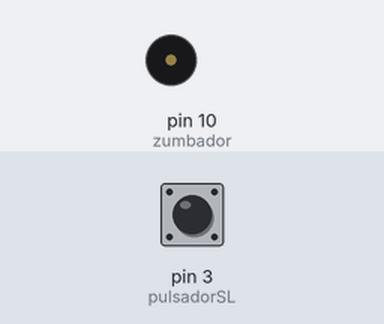
A sketch run on a simulated Arduino Uno, built with avr-gcc and run on an emulated ATmega328P. On the bench: buzzer (waves = sounding). Inputs (shaded band) come from the test bench; at power-on: pin 3 (pulsadorSL) LOW.

Above: at 1.2 s.
1.3 s: pin 3 (pulsadorSL) pulled HIGH for 0.15 s
At 2.5 s:
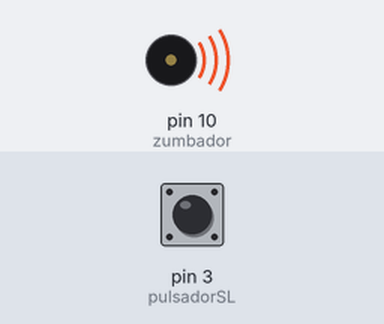
Timing chart, 0 to 4.3 s (numbered marks = the images above; inputs shaded):
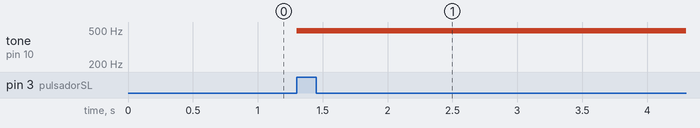

The sketch:

04-timbre.ino
```cpp
// Timbre: el zumbador suena mientras pulsamos SL

const int pulsadorSL = 3;  // pulsador izquierdo conectado al pin 3
const int zumbador = 10;   // zumbador conectado al pin 10

int estadoSL = LOW;  // guarda si SL está pulsado (HIGH) o no (LOW)

void setup() {
  pinMode(pulsadorSL, INPUT);  // el pulsador es una entrada
  pinMode(zumbador, OUTPUT);   // el zumbador es una salida
}

void loop() {
  // lee el estado del pulsador
  estadoSL = digitalRead(pulsadorSL);

  if (estadoSL == HIGH) {
    analogWrite(zumbador, 125);  // SL pulsado: el zumbador suena
  } else {
    analogWrite(zumbador, 0);    // SL sin pulsar: el zumbador se calla
  }
}
```

Measured:
- after the input at 1.3 s, tone on pin 10 (zumbador): silent → 490 Hz at once
